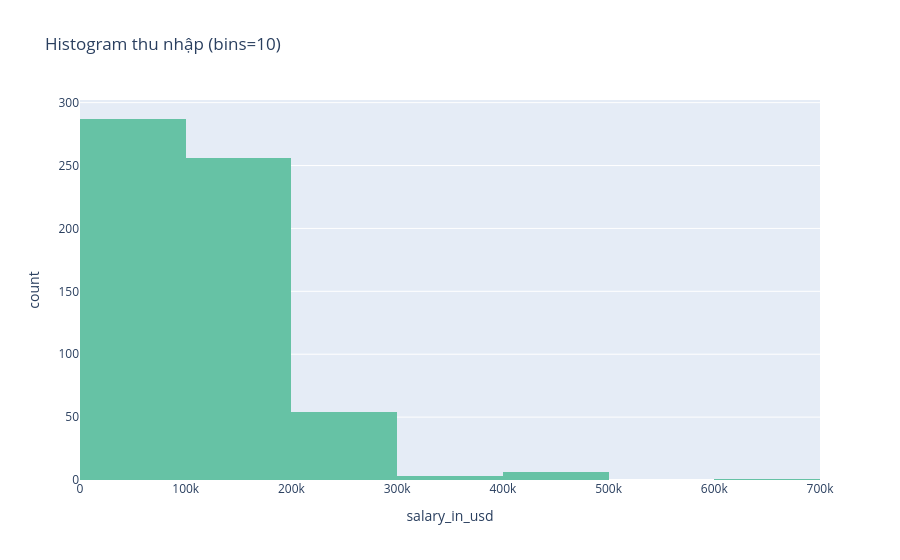
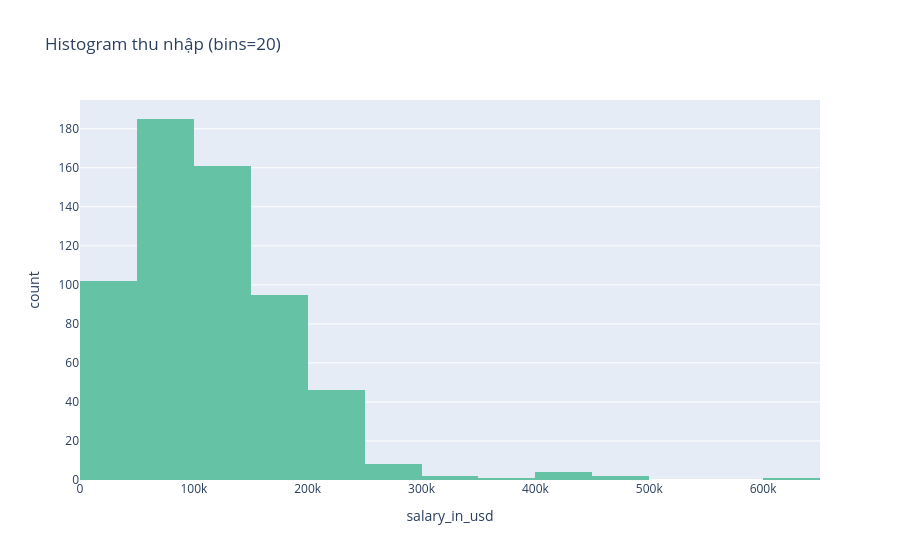
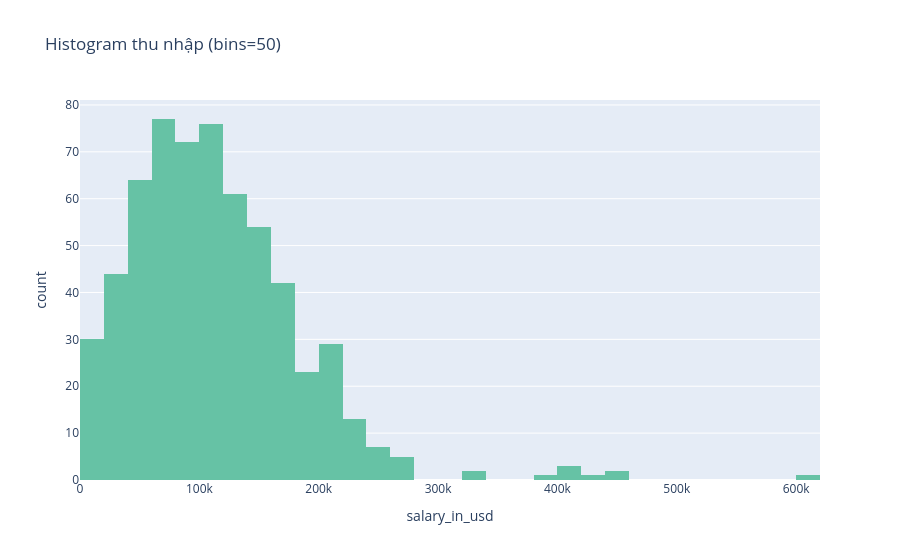

These figures' notebook cell, in order:
### Markdown cell above
## 2. Histogram - Phân tích thu nhập

### Code cell
for so_bin in [10, 20, 50]:
    fig2 = px.histogram(df_salary, x='salary_in_usd', nbins=so_bin, color_discrete_sequence=px.colors.qualitative.Set2, title=f'Histogram thu nhập (bins={so_bin})')
    fig2.show()

### Figure 1 — Plotly figure (JSON) as saved in the notebook; plotly's stock layout.template omitted (floating-point values rounded to 4 significant figures; data arrays with more than 128 entries replaced by an {"elided": "..."} marker saying what was removed)
{"data": [{"bingroup": "x", "hovertemplate": "salary_in_usd=%{x}<br>count=%{y}<extra></extra>", "legendgroup": "", "marker": {"color": "rgb(102,194,165)", "pattern": {"shape": ""}}, "name": "", "nbinsx": 10, "orientation": "v", "showlegend": false, "type": "histogram", "x": {"elided": "607 int values"}, "xaxis": "x", "yaxis": "y"}], "layout": {"barmode": "relative", "legend": {"tracegroupgap": 0}, "title": {"text": "Histogram thu nhập (bins=10)"}, "xaxis": {"anchor": "y", "domain": [0, 1], "title": {"text": "salary_in_usd"}}, "yaxis": {"anchor": "x", "domain": [0, 1], "title": {"text": "count"}}}}

### Figure 2 — Plotly figure (JSON) as saved in the notebook; plotly's stock layout.template omitted (floating-point values rounded to 4 significant figures; data arrays with more than 128 entries replaced by an {"elided": "..."} marker saying what was removed)
{"data": [{"bingroup": "x", "hovertemplate": "salary_in_usd=%{x}<br>count=%{y}<extra></extra>", "legendgroup": "", "marker": {"color": "rgb(102,194,165)", "pattern": {"shape": ""}}, "name": "", "nbinsx": 20, "orientation": "v", "showlegend": false, "type": "histogram", "x": {"elided": "607 int values"}, "xaxis": "x", "yaxis": "y"}], "layout": {"barmode": "relative", "legend": {"tracegroupgap": 0}, "title": {"text": "Histogram thu nhập (bins=20)"}, "xaxis": {"anchor": "y", "domain": [0, 1], "title": {"text": "salary_in_usd"}}, "yaxis": {"anchor": "x", "domain": [0, 1], "title": {"text": "count"}}}}

### Figure 3 — Plotly figure (JSON) as saved in the notebook; plotly's stock layout.template omitted (floating-point values rounded to 4 significant figures; data arrays with more than 128 entries replaced by an {"elided": "..."} marker saying what was removed)
{"data": [{"bingroup": "x", "hovertemplate": "salary_in_usd=%{x}<br>count=%{y}<extra></extra>", "legendgroup": "", "marker": {"color": "rgb(102,194,165)", "pattern": {"shape": ""}}, "name": "", "nbinsx": 50, "orientation": "v", "showlegend": false, "type": "histogram", "x": {"elided": "607 int values"}, "xaxis": "x", "yaxis": "y"}], "layout": {"barmode": "relative", "legend": {"tracegroupgap": 0}, "title": {"text": "Histogram thu nhập (bins=50)"}, "xaxis": {"anchor": "y", "domain": [0, 1], "title": {"text": "salary_in_usd"}}, "yaxis": {"anchor": "x", "domain": [0, 1], "title": {"text": "count"}}}}
